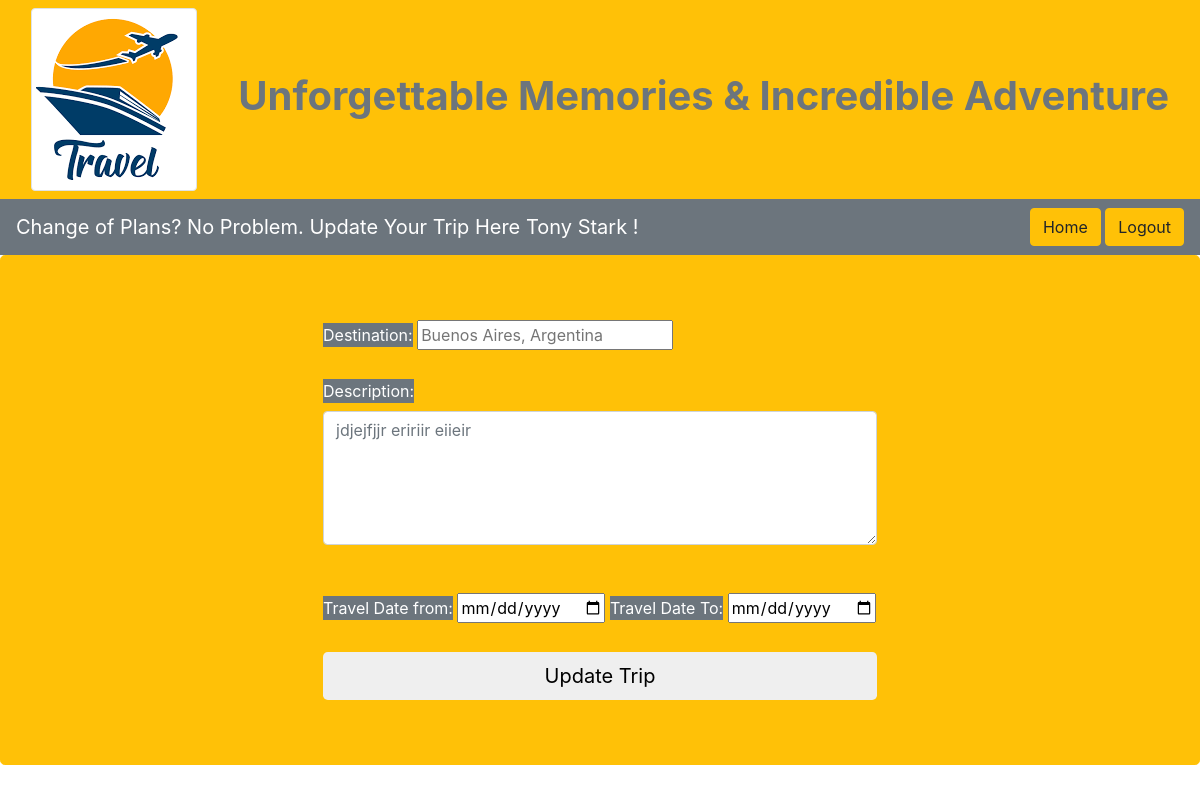
/updateTrip/4 (signed in), run on the app's committed database.
### travel_app/models.py (models this page shows)
class User(models.Model):
    first_name = models.CharField(max_length=45)
    last_name = models.CharField(max_length=45)
    email = models.CharField(max_length=45)
    password = models.CharField(max_length=45)
    created_at = models.DateTimeField(auto_now_add=True)
    updated_at = models.DateTimeField(auto_now=True)
    objects = UserManager()

class Trip(models.Model):
    destination = models.CharField(max_length=45)
    desc = models.TextField()
    travel_date_from = models.DateField()
    travel_date_to = models.DateField()
    trips_joined = models.ManyToManyField(User, related_name="trips")
    planned_by = models.ForeignKey(User, related_name="trips_planned", on_delete = models.CASCADE, null=True)
    created_at = models.DateTimeField(auto_now_add=True)
    updated_at = models.DateTimeField(auto_now=True)
    objects = TripManager()

### travel_app/views.py (the view)
# urls.py: path('updateTrip/<int:tripId>', views.update_trip),
def update_trip(request, tripId):
    context = {
        "user": User.objects.get(id=request.session['user_id']),
        "trip": Trip.objects.get(id=tripId)
    }
    return render(request, "updateTrip.html", context)

### travel_app/templates/updateTrip.html (shortened to what this page needs)
<!DOCTYPE html>
<html lang="en">
<head>
    <link rel="stylesheet" href="https://stackpath.bootstrapcdn.com/bootstrap/4.1.3/css/bootstrap.min.css">
    {% load static %}
</head>
<body>
    <nav class="navbar navbar-expand-md navbar-light bg-warning sticky-top">
        <div class="container-fluid">
            <img src="{% static 'images/images.png' %}" alt="logo" class="img-thumbnail">
            <h1 class="font-weight-bold text-secondary text-center">Unforgettable Memories & Incredible Adventure</h1>
        </div>
    </nav>
    <nav class="navbar navbar-dark bg-secondary text-white">
        <a class="navbar-brand">Change of Plans?  No Problem.  Update Your Trip Here {{user.first_name}} {{user.last_name}} !</a>
        <div>
            <a href="/main" class="btn btn-warning">Home</a>
            <a href="/logout" class="btn btn-warning">Logout</a>
        </div>
    </nav>
    <div class="jumbotron pt-10 bg-warning p-10 border border-warning">
        <div class="align-items-center min-vh-100 d-flex justify-content-around">
            <form method="post" action="/processUpdateTrip/{{trip.id}}">
                <div class="form">
                    <label for="destination" class="bg-secondary text-white">Destination:</label>
                    <input type="text" name="destination" placeholder="{{trip.destination}}"/>
                    <br/><br/>
                    <label for="desc" class="bg-secondary text-white">Description:</label>
                    <textarea class="form-control" name="desc" cols="50" rows="5" placeholder="{{trip.desc}}"></textarea>
                    <br/><br/>
                    <label for="travel_date_from" class="bg-secondary text-white">Travel Date from:</label>
                    <input type="date" name="travel_date_from" placeholder="{{trip.travel_date_from}}"/>
                    <label for="travel_date_to" class="bg-secondary text-white">Travel Date To:</label>
                    <input type="date" name="travel_date_to" placeholder="{{trip.travel_date_to}}"/>
                    <br/><br/>
                    <input type="submit" value="Update Trip" class="btn btn-seconday btn-lg btn-block"/>
                </div>
        </form>
    </div>
</body>
</html>

### data on the page
User: first_name "Tony", last_name "Stark"
Trip: destination "Buenos Aires, Argentina", desc "jdjejfjjr eririir eiieir"
